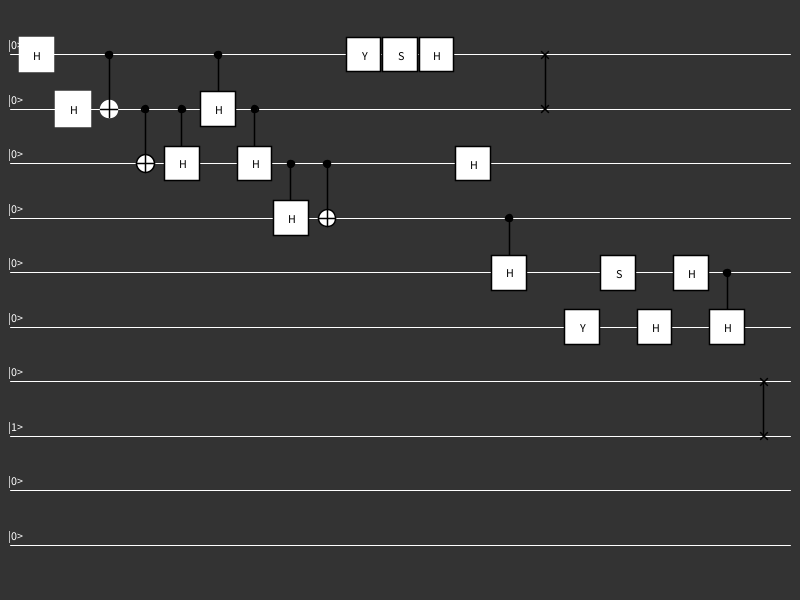
Frame 1 (no input)
Frame 60 (the mouse pressed at the canvas centre just before this capture): identical to frame 1, image omitted
Frame 120 (the mouse held since frame 60 and released just before this capture): identical to frame 1, image omitted

The Processing sketch that drew this single still picture (run headless with seeded random() and noise(); from frame 60 on, the mouse is pressed at the canvas centre):

// Processing sketch: Quantum_Gates
// ── Quantum_Gates.pde

int AmountQubits;
float tstart;
Layer[] Layers;
Qubit Q;

void setup() {
  size(800, 600);
  rectMode(CENTER);
  textAlign(CENTER, CENTER);
  tstart=millis();



  //https://algassert.com/quirk#circuit={%22cols%22:[[%22H%22],[1,%22H%22],[%22%E2%80%A2%22,%22X%22],[1,%22%E2%80%A2%22,%22X%22],[1,%22%E2%80%A2%22,%22H%22],[%22%E2%80%A2%22,%22H%22],[1,%22%E2%80%A2%22,%22H%22],[1,1,%22%E2%80%A2%22,%22H%22],[1,1,%22%E2%80%A2%22,%22X%22],[%22Y%22],[%22Z^%C2%BD%22],[%22H%22],[1,1,%22H%22],[1,1,1,%22%E2%80%A2%22,%22H%22],[%22Swap%22,%22Swap%22]],%22init%22:[1]}
  Q=new Qubit("0000000100");



  Layer L0=new Layer("HADAMARD", 1);
  Layer L1=new Layer("HADAMARD", 2);
  Layer L2=new Layer("CNOT", 1, 2);
  Layer L3=new Layer("CNOT", 2, 3);
  Layer L4=new Layer("CHADAMARD", 2, 3);
  Layer L5=new Layer("CHADAMARD", 1, 2);
  Layer L6=new Layer("CHADAMARD", 2, 3);
  Layer L7=new Layer("CHADAMARD", 3, 4);
  Layer L8=new Layer("CNOT", 3, 4);
  Layer L9=new Layer("PAULIY", 1);
  Layer L10=new Layer("S", 1);
  Layer L11=new Layer("HADAMARD", 1);
  Layer L12=new Layer("HADAMARD", 3);
  Layer L13=new Layer("CHADAMARD", 4, 5);
  Layer L14=new Layer("SWAP", 1, 2);


  Layer L15=new Layer("PAULIY", 6);
  Layer L16=new Layer("S", 5);
  Layer L17=new Layer("HADAMARD", 6);
  Layer L18=new Layer("HADAMARD", 5);
  Layer L19=new Layer("CHADAMARD", 5, 6);
  Layer L20=new Layer("SWAP", 7, 8);


  println("Layer 7 internal Matrix");
  println("Matrix length: " +L7.mat.length);
  println("______\n");

  Layer[] L={L0, L1, L2, L3, L4, L5, L6, L7, L8, L9, L10, L11, L12, L13, L14, L15, L16, L17, L18, L19, L20};


  Layers=L;
  calcCircuit(Q, L);

  println(Q);

  println("took "+(millis()-tstart)/1000.0 +"s to calculate");
}

void draw() {
  background(51);

  float stepY=height/(AmountQubits+1.0);
  float stepX=width/(Layers.length+1.0);


  stroke(255);
  strokeWeight(1);
  for (int i=1; i < AmountQubits+1; i++) {
    line(10, i*stepY, width-10, i*stepY);
    fill(255);
    text("|"+Q.name.charAt(i-1)+">", 15, i*stepY-10);
  }

  strokeWeight(1.5);
  for (int i=1; i < Layers.length+1; i++) {
    float x=i*stepX;
    float y=(1+Layers[i-1].pos)*stepY;
    pushMatrix();
    translate(x, y);
    showGate(Layers[i-1].name, stepX, stepY);
    popMatrix();
  }
}

// ── Gates.pde
///////////////////////////////////////////////////////////////////////////////////
///////////////////////////////////////////////////////////////////////////////////
Complex[][] IDENTITY={
  {new Complex(1, 0), new Complex(0, 0)}, 
  {new Complex(0, 0), new Complex(1, 0)}, 
};

///////////////////////////////////////////////////////////////////////////////////
Complex[][] NOT={
  {new Complex(0, 0), new Complex(1, 0)}, 
  {new Complex(1, 0), new Complex(0, 0)}, 
};

///////////////////////////////////////////////////////////////////////////////////
Complex[][] PAULIY={
  {new Complex(0, 0), new Complex(0, -1)}, 
  {new Complex(0, 1), new Complex(0, 0)}, 
};

///////////////////////////////////////////////////////////////////////////////////
Complex[][] PAULIZ={
  {new Complex(1, 0), new Complex(0, 0)}, 
  {new Complex(0, 0), new Complex(-1, 0)}, 
};

///////////////////////////////////////////////////////////////////////////////////
Complex[][] HADAMARD={
  {new Complex(1/sqrt(2), 0), new Complex(1/sqrt(2), 0)}, 
  {new Complex(1/sqrt(2), 0), new Complex(-1/sqrt(2), 0)}, 
};

///////////////////////////////////////////////////////////////////////////////////
Complex[][] S={
  {new Complex(1, 0), new Complex(0, 0)}, 
  {new Complex(0, 0), new Complex(0, 1)}, 
};


///////////////////////////////////////////////////////////////////////////////////
///////////////////////////////////////////////////////////////////////////////////
Complex[][] CNOT={
  {new Complex(1, 0), new Complex(0, 0), new Complex(0, 0), new Complex(0, 0)}, 
  {new Complex(0, 0), new Complex(1, 0), new Complex(0, 0), new Complex(0, 0)}, 
  {new Complex(0, 0), new Complex(0, 0), new Complex(0, 0), new Complex(1, 0)}, 
  {new Complex(0, 0), new Complex(0, 0), new Complex(1, 0), new Complex(0, 0)}, 
};

///////////////////////////////////////////////////////////////////////////////////
Complex[][] CHADAMARD={
  {new Complex(1, 0), new Complex(0, 0), new Complex(0, 0), new Complex(0, 0)}, 
  {new Complex(0, 0), new Complex(1, 0), new Complex(0, 0), new Complex(0, 0)}, 
  {new Complex(0, 0), new Complex(0, 0), new Complex(1/sqrt(2), 0), new Complex(1/sqrt(2), 0)}, 
  {new Complex(0, 0), new Complex(0, 0), new Complex(1/sqrt(2), 0), new Complex(-1/sqrt(2), 0)}
};

///////////////////////////////////////////////////////////////////////////////////
Complex[][] CNOTSWAPPED={
  {new Complex(1, 0), new Complex(0, 0), new Complex(0, 0), new Complex(0, 0)}, 
  {new Complex(0, 0), new Complex(0, 0), new Complex(0, 0), new Complex(1, 0)}, 
  {new Complex(0, 0), new Complex(0, 0), new Complex(1, 0), new Complex(0, 0)}, 
  {new Complex(0, 0), new Complex(1, 0), new Complex(0, 0), new Complex(0, 0)}, 
};

///////////////////////////////////////////////////////////////////////////////////
Complex[][] SWAP={
  {new Complex(1, 0), new Complex(0, 0), new Complex(0, 0), new Complex(0, 0)}, 
  {new Complex(0, 0), new Complex(0, 0), new Complex(1, 0), new Complex(0, 0)}, 
  {new Complex(0, 0), new Complex(1, 0), new Complex(0, 0), new Complex(0, 0)}, 
  {new Complex(0, 0), new Complex(0, 0), new Complex(0, 0), new Complex(1, 0)}, 
};

// ── Helper.pde
///////////////////////////////////////////////////////////////////////////////////
Complex[] string2Qubit(String s) {
  Complex[][] out=new Complex[2][1];
  Complex[][] Q_ZERO={
    {new Complex(1, 0)}, 
    {new Complex(0, 0)}
  };
  Complex[][] Q_ONE={
    {new Complex(0, 0)}, 
    {new Complex(1, 0)}
  };

  for (int i=0; i < s.length(); i++) {
    Complex[][] q;
    if (s.charAt(i)=='0') {
      q=Q_ZERO;
    } else {
      q=Q_ONE;
    }

    if (i==0) {
      out=q;
    } else {
      out=KroneckerProduct(out, q);
    }
  }
  return column(out, 0);
}

Complex[] column(Complex[][] A, int n) {
  Complex[] out = new Complex[A.length];
  for (int i=0; i < A.length; i++) {
    out[i]=A[i][n];
  }
  return out;
}


///////////////////////////////////////////////////////////////////////////////////
String qubit2Dirac(Qubit q) {
  ArrayList<Complex> Factors=new ArrayList();
  IntList States=new IntList();

  for (int i=0; i < q.stateVector.length; i++) {
    if (!equalsZero(q.stateVector[i])) {
      Factors.add(q.stateVector[i]);
      States.append(i);
    }
  }

  String State="";
  for (int i=0; i < States.size(); i++) {
    String DiracNotation=dec2bin(States.get(i), round(log(q.stateVector.length)/log(2)));
    State+="[  ("+Factors.get(i).toString()+") * |" + new StringBuilder(DiracNotation).reverse().toString()+">  |  "+nf((float)(100*Math.pow(Factors.get(i).mag(), 2)), 2, 3) +"%  ]";

    if (i!=States.size()-1) {
      State+=" + ";
    }

    if (States.size()>5) {
      State+="\n";
    }
  }

  return State;
}


void printMatrix(Complex[][] M) {
  for (int row = 0; row < M.length; row++) {
    print("("); 
    for (int column = 0; column < M[row].length; column++) {
      if (column != 0) {
        print(",");
      }
      for (int i=0; i <  15-M[row][column].toString().length(); i+=1) {
        print(" ");
      }
      print(M[row][column].toString()); 
      for (int i=0; i <  5; i+=1) {
        print(" ");
      }
    }
    println(")");
  }
  println(" ");
}


///////////////////////////////////////////////////////////////////////////////////
boolean equalsZero(Complex a) {
  Complex Zero=new Complex(0, 0);
  if (a.re==Zero.re && a.im==Zero.im) {
    return true;
  }
  return false;
}


///////////////////////////////////////////////////////////////////////////////////
String dec2bin(int n, int places) { 
  String bin="";
  while (n > 0) { 
    bin+= n % 2; 
    n = n / 2;
  } 

  while (bin.length()<places) {
    bin+="0";
  }

  return new StringBuilder(bin).reverse().toString();
} 


///////////////////////////////////////////////////////////////////////////////////
void printMat(Complex[][] L) {
  for (Complex[] C : L) {
    for (Complex c : C) {
      if (c.im!=0) {
        print(nf((float)c.re, 1, 4)+" j" +nf((float)c.im, 1, 4)+"  ");
      } else {
        print(nf((float)c.re, 1, 4) +"  ");
      }
    }
    println("");
  }
}

///////////////////////////////////////////////////////////////////////////////////
void calcCircuit(Qubit Q, Layer[] Lay) {
  int count=0;
  for (Layer L : Lay) {
    Q.stateVector=matmul(L.mat, Q.stateVector);
    println(nf((millis()-tstart)/1000.0, 0, 2) +"s |  Layer " +count +" calculated.  " +nf(100.0*(++count)/Lay.length, 0, 2)+"%");
  }
}

///////////////////////////////////////////////////////////////////////////////////
Complex[][] findGate(String s) {
  boolean found=false;
  Complex[][] Gate={};
  if (s=="IDENTITY") {
    found=true;
    Gate=HADAMARD;
  }
  if (s=="NOT") {
    found=true;
    Gate=NOT;
  }
  if (s=="PAULIY") {
    found=true;
    Gate=PAULIY;
  }
  if (s=="PAULIZ") {
    found=true;
    Gate=PAULIZ;
  }
  if (s=="HADAMARD") {
    found=true;
    Gate=HADAMARD;
  }
  if (s=="S") {
    found=true;
    Gate=S;
  }
  if (s=="CNOT") {
    found=true;
    Gate=CNOT;
  }
  if (s=="CHADAMARD") {
    found=true;
    Gate=CHADAMARD;
  }
  if (s=="CNOTSWAPPED") {
    found=true;
    Gate=CNOTSWAPPED;
  }
  if (s=="SWAP") {
    found=true;
    Gate=SWAP;
  }
  if (!found) {
    println("ERROR_No such Gate found");
    println(s);
    exit();
  }
  return Gate;
}

///////////////////////////////////////////////////////////////////////////////////
void showGate(String s, float sX, float sY) {
  boolean found=false;
  float size=min(sX, sY)/1.05;

  if (s=="IDENTITY") {
    found=true;
    fill(255);
    rect(0, 0, size, size);
    fill(0);
    text("I", 0, 0);
  }
  if (s=="NOT") {
    found=true;
    fill(255);
    rect(0, 0, size, size);
    fill(0);
    text("X", 0, 0);
  }
  if (s=="PAULIY") {
    found=true;
    fill(255);
    rect(0, 0, size, size);
    fill(0);
    text("Y", 0, 0);
  }
  if (s=="PAULIZ") {
    found=true;
    fill(255);
    rect(0, 0, size, size);
    fill(0);
    text("Z", 0, 0);
  }
  if (s=="HADAMARD") {
    found=true;
    fill(255);
    rect(0, 0, size, size);
    fill(0);
    text("H", 0, 0);
  }
  if (s=="S") {
    found=true;
    fill(255);
    rect(0, 0, size, size);
    fill(0);
    text("S", 0, 0);
  }
  if (s=="CNOT") {
    found=true;
    fill(255);
    ellipse(0, sY, size/2, size/2);
    fill(0);
    stroke(0);
    line(0, 0, 0, sY+size/4);
    line(-size/4, sY, size/4, sY);
    ellipse(0, 0, size/5, size/5);
  }
  if (s=="CHADAMARD") {
    found=true;
    fill(0);
    stroke(0);
    line(0, 0, 0, sY+size/4);
    ellipse(0, 0, size/5, size/5);
    fill(255);
    rect(0, sY, size, size);
    fill(0);
    text("H", 0, sY);
  }
  if (s=="CNOTSWAPPED") {
    found=true;
    fill(0);
    stroke(0);
    line(0, 0, 0, sY);
    ellipse(0, sY, size/5, size/5);
    fill(255);
    rect(0, 0, size, size);
    fill(0);
    text("X", 0, 0);
  }
  if (s=="SWAP") {
    found=true;
    fill(0);
    stroke(0);
    line(0, 0, 0, sY);

    line(-size/10, -size/10, size/10, size/10);
    line(-size/10, size/10, size/10, -size/10);

    line(-size/10, -size/10+sY, size/10, size/10+sY);
    line(-size/10, size/10+sY, size/10, -size/10+sY);
  }
  if (!found) {
    println("ERROR_No such Gate found");
    exit();
  }
}

// ── Layer.pde
class Layer {
  Complex[][] Gate;
  Complex[][] mat;

  int pos, pos2;
  String name;

  ///////////////////////////////////////////////////////////////////////////////////
  Layer(String Gate, int pos) {
    this.Gate=findGate(Gate);
    this.pos=pos-1;
    name=Gate;
    calcMatSingle();
  }

  Layer(String Gate, int pos1, int pos2) {
    this.Gate=findGate(Gate);
    this.pos=pos1-1;
    this.pos2=pos2-1;
    name=Gate;
    calcMatDouble();
  }

  ///////////////////////////////////////////////////////////////////////////////////
  void calcMatSingle() {
    if (pos==0) {
      mat=Gate;
    } else {
      mat=IDENTITY;
    }

    for (int i=1; i < AmountQubits; i++) {
      if (i==pos) {
        mat=KroneckerProduct(mat, Gate);
      } else {
        mat=KroneckerProduct(mat, IDENTITY);
      }
    }
  }


  ///////////////////////////////////////////////////////////////////////////////////
  void calcMatDouble() {
    if (pos2<pos || abs(pos2-pos)>1 || pos2>AmountQubits-1) {
      println("ERROR_Wrong Gate Positions");
      exit();
    }

    if (pos==0 && pos2==1) {
      mat=Gate;
    } else {
      mat=IDENTITY;
    }

    for (int i=1; i < AmountQubits-1; i++) {
      if (i==pos) {
        mat=KroneckerProduct(mat, Gate);
      } else {
        mat=KroneckerProduct(mat, IDENTITY);
      }
    }
  }
}

// ── Math.pde
///////////////////////////////////////////////////////////////////////////////////
Complex[][] KroneckerProduct(Complex A[][], Complex B[][]) { 
  Complex[][] out = new Complex[A.length*B.length][A[0].length*B[0].length];

  // Go through all the elements of a.
  for (int ia = 0; ia < A.length; ia++) {
    for (int ja = 0; ja < A[ia].length; ja++) {
      // For each element of a, multiply it by all the elements of b.
      for (int ib = 0; ib < B.length; ib++) {
        for (int jb = 0; jb < B[ib].length; jb++) {
          out[B.length*ia+ib][B[ib].length*ja+jb] = mult(A[ia][ja], B[ib][jb]);
        }
      }
    }
  }
  return out;
}


///////////////////////////////////////////////////////////////////////////////////
Complex[] matmul(Complex[][] G, Complex[] v) {

  if (G[0].length!=v.length) {
    println("ERROR_matmul: Dimensions dont match");
    exit();
  }

  Complex[] out=new Complex[G.length];
  for (int i=0; i < G.length; i++) {
    out[i]=new Complex(0, 0);
  }

  for (int i=0; i < G.length; i++) {
    for (int j=0; j < G.length; j++) {
      out[i]=add(out[i], mult(G[i][j], v[j]));
    }
  }

  return out;
}

// ── Qubit.pde
class Qubit {
  Complex[] stateVector;
  String name;

  Qubit(String s) {
    name=s;
    AmountQubits=s.length();
    this.stateVector=string2Qubit(s);
  }


  String toString() {
    String out="\n-----------\n";
    out+="Q_State:\n";
    out+=qubit2Dirac(this);
    out+="\n-----------";
    return out;
  }
}



///////////////////////////////////////////////////////////////////////////////////
class Complex {
  double re=0, im=0;
  Complex(double re, double im) {
    this.re=re;
    this.im=im;
  }

  String toString() {
    if (im!=0) {
      return nfp((float)re, 0, 4)+" "+nfp((float)im, 0, 4)+"j";
    } else {
      return nfp((float)re, 0, 4);
    }
  }
  double mag() {
    return Math.sqrt(re*re+im*im);
  }
}


///////////////////////////////////////////////////////////////////////////////////
Complex mult(Complex a, Complex b) {
  return new Complex(a.re*b.re-a.im*b.im, a.re*b.im+b.re*a.im);
}

Complex add(Complex a, Complex b) {
  return new Complex(a.re+b.re, a.im+b.im);
}
